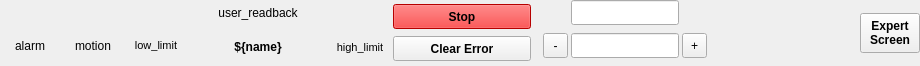
<?xml version="1.0" encoding="UTF-8"?>
<ui version="4.0">
 <class>Form</class>
 <widget class="QWidget" name="Form">
  <property name="geometry">
   <rect>
    <x>0</x>
    <y>0</y>
    <width>920</width>
    <height>66</height>
   </rect>
  </property>
  <property name="sizePolicy">
   <sizepolicy hsizetype="Preferred" vsizetype="Maximum">
    <horstretch>0</horstretch>
    <verstretch>0</verstretch>
   </sizepolicy>
  </property>
  <property name="minimumSize">
   <size>
    <width>0</width>
    <height>0</height>
   </size>
  </property>
  <property name="windowTitle">
   <string>Form</string>
  </property>
  <property name="styleSheet">
   <string notr="true"/>
  </property>
  <layout class="QHBoxLayout" name="horizontalLayout">
   <property name="spacing">
    <number>3</number>
   </property>
   <property name="leftMargin">
    <number>0</number>
   </property>
   <property name="topMargin">
    <number>0</number>
   </property>
   <property name="rightMargin">
    <number>0</number>
   </property>
   <property name="bottomMargin">
    <number>0</number>
   </property>
   <item>
    <layout class="QVBoxLayout" name="alarm_layout">
     <property name="spacing">
      <number>0</number>
     </property>
     <property name="topMargin">
      <number>0</number>
     </property>
     <item alignment="Qt::AlignHCenter">
      <widget class="TyphosAlarmCircle" name="alarm_circle">
       <property name="minimumSize">
        <size>
         <width>25</width>
         <height>25</height>
        </size>
       </property>
       <property name="maximumSize">
        <size>
         <width>25</width>
         <height>25</height>
        </size>
       </property>
       <property name="toolTip">
        <string/>
       </property>
       <property name="penWidth" stdset="0">
        <double>1.000000000000000</double>
       </property>
      </widget>
     </item>
     <item alignment="Qt::AlignHCenter">
      <widget class="QLabel" name="alarm_label">
       <property name="minimumSize">
        <size>
         <width>60</width>
         <height>0</height>
        </size>
       </property>
       <property name="text">
        <string>alarm</string>
       </property>
       <property name="alignment">
        <set>Qt::AlignCenter</set>
       </property>
       <property name="wordWrap">
        <bool>true</bool>
       </property>
      </widget>
     </item>
    </layout>
   </item>
   <item>
    <layout class="QVBoxLayout" name="moving_indicator_layout">
     <property name="spacing">
      <number>0</number>
     </property>
     <property name="topMargin">
      <number>0</number>
     </property>
     <item alignment="Qt::AlignHCenter">
      <widget class="PyDMByteIndicator" name="moving_indicator">
       <property name="sizePolicy">
        <sizepolicy hsizetype="Preferred" vsizetype="Preferred">
         <horstretch>0</horstretch>
         <verstretch>0</verstretch>
        </sizepolicy>
       </property>
       <property name="minimumSize">
        <size>
         <width>25</width>
         <height>25</height>
        </size>
       </property>
       <property name="maximumSize">
        <size>
         <width>25</width>
         <height>25</height>
        </size>
       </property>
       <property name="toolTip">
        <string/>
       </property>
       <property name="whatsThis">
        <string>
    Widget for graphical representation of bits from an integer number
    with support for Channels and more from PyDM

    Parameters
    ----------
    parent : QWidget
        The parent widget for the Label
    init_channel : str, optional
        The channel to be used by the widget.
    </string>
       </property>
       <property name="alarmSensitiveContent" stdset="0">
        <bool>false</bool>
       </property>
       <property name="onColor" stdset="0">
        <color>
         <red>20</red>
         <green>100</green>
         <blue>239</blue>
        </color>
       </property>
       <property name="offColor" stdset="0">
        <color>
         <red>60</red>
         <green>60</green>
         <blue>60</blue>
        </color>
       </property>
       <property name="showLabels" stdset="0">
        <bool>false</bool>
       </property>
       <property name="circles" stdset="0">
        <bool>true</bool>
       </property>
      </widget>
     </item>
     <item>
      <widget class="QLabel" name="moving_indicator_label">
       <property name="minimumSize">
        <size>
         <width>60</width>
         <height>0</height>
        </size>
       </property>
       <property name="text">
        <string>motion</string>
       </property>
       <property name="alignment">
        <set>Qt::AlignCenter</set>
       </property>
       <property name="wordWrap">
        <bool>true</bool>
       </property>
      </widget>
     </item>
    </layout>
   </item>
   <item>
    <layout class="QVBoxLayout" name="low_limit_layout">
     <property name="spacing">
      <number>0</number>
     </property>
     <property name="topMargin">
      <number>0</number>
     </property>
     <item alignment="Qt::AlignHCenter">
      <widget class="PyDMByteIndicator" name="low_limit_switch">
       <property name="sizePolicy">
        <sizepolicy hsizetype="Preferred" vsizetype="Preferred">
         <horstretch>0</horstretch>
         <verstretch>0</verstretch>
        </sizepolicy>
       </property>
       <property name="minimumSize">
        <size>
         <width>25</width>
         <height>25</height>
        </size>
       </property>
       <property name="maximumSize">
        <size>
         <width>25</width>
         <height>25</height>
        </size>
       </property>
       <property name="toolTip">
        <string/>
       </property>
       <property name="whatsThis">
        <string>
    Widget for graphical representation of bits from an integer number
    with support for Channels and more from PyDM

    Parameters
    ----------
    parent : QWidget
        The parent widget for the Label
    init_channel : str, optional
        The channel to be used by the widget.
    </string>
       </property>
       <property name="onColor" stdset="0">
        <color>
         <red>239</red>
         <green>246</green>
         <blue>20</blue>
        </color>
       </property>
       <property name="offColor" stdset="0">
        <color>
         <red>178</red>
         <green>188</green>
         <blue>17</blue>
        </color>
       </property>
       <property name="showLabels" stdset="0">
        <bool>false</bool>
       </property>
       <property name="circles" stdset="0">
        <bool>true</bool>
       </property>
      </widget>
     </item>
     <item alignment="Qt::AlignHCenter">
      <widget class="PyDMLabel" name="low_limit">
       <property name="minimumSize">
        <size>
         <width>60</width>
         <height>0</height>
        </size>
       </property>
       <property name="font">
        <font>
         <pointsize>8</pointsize>
        </font>
       </property>
       <property name="toolTip">
        <string/>
       </property>
       <property name="styleSheet">
        <string notr="true">font-size: 8pt; background-color: None; color: None;</string>
       </property>
       <property name="text">
        <string>low_limit</string>
       </property>
       <property name="alignment">
        <set>Qt::AlignCenter</set>
       </property>
      </widget>
     </item>
    </layout>
   </item>
   <item>
    <layout class="QVBoxLayout" name="verticalLayout_2">
     <item>
      <widget class="PyDMLabel" name="user_readback">
       <property name="sizePolicy">
        <sizepolicy hsizetype="Expanding" vsizetype="Fixed">
         <horstretch>0</horstretch>
         <verstretch>0</verstretch>
        </sizepolicy>
       </property>
       <property name="minimumSize">
        <size>
         <width>0</width>
         <height>25</height>
        </size>
       </property>
       <property name="toolTip">
        <string/>
       </property>
       <property name="whatsThis">
        <string/>
       </property>
       <property name="styleSheet">
        <string notr="true"/>
       </property>
       <property name="text">
        <string>user_readback</string>
       </property>
       <property name="alignment">
        <set>Qt::AlignCenter</set>
       </property>
       <property name="showUnits" stdset="0">
        <bool>true</bool>
       </property>
      </widget>
     </item>
     <item>
      <widget class="QLabel" name="device_name_label">
       <property name="font">
        <font>
         <weight>75</weight>
         <bold>true</bold>
        </font>
       </property>
       <property name="text">
        <string>${name}</string>
       </property>
       <property name="alignment">
        <set>Qt::AlignCenter</set>
       </property>
      </widget>
     </item>
    </layout>
   </item>
   <item>
    <layout class="QVBoxLayout" name="high_limit_layout">
     <property name="topMargin">
      <number>0</number>
     </property>
     <item alignment="Qt::AlignHCenter">
      <widget class="PyDMByteIndicator" name="high_limit_switch">
       <property name="minimumSize">
        <size>
         <width>25</width>
         <height>25</height>
        </size>
       </property>
       <property name="maximumSize">
        <size>
         <width>25</width>
         <height>25</height>
        </size>
       </property>
       <property name="toolTip">
        <string/>
       </property>
       <property name="whatsThis">
        <string>
    Widget for graphical representation of bits from an integer number
    with support for Channels and more from PyDM

    Parameters
    ----------
    parent : QWidget
        The parent widget for the Label
    init_channel : str, optional
        The channel to be used by the widget.
    </string>
       </property>
       <property name="styleSheet">
        <string notr="true">margin: 0px;</string>
       </property>
       <property name="onColor" stdset="0">
        <color>
         <red>239</red>
         <green>246</green>
         <blue>20</blue>
        </color>
       </property>
       <property name="offColor" stdset="0">
        <color>
         <red>178</red>
         <green>188</green>
         <blue>17</blue>
        </color>
       </property>
       <property name="orientation" stdset="0">
        <enum>Qt::Vertical</enum>
       </property>
       <property name="showLabels" stdset="0">
        <bool>false</bool>
       </property>
       <property name="circles" stdset="0">
        <bool>true</bool>
       </property>
       <property name="shift" stdset="0">
        <number>0</number>
       </property>
      </widget>
     </item>
     <item>
      <widget class="PyDMLabel" name="high_limit">
       <property name="minimumSize">
        <size>
         <width>60</width>
         <height>0</height>
        </size>
       </property>
       <property name="font">
        <font>
         <pointsize>8</pointsize>
        </font>
       </property>
       <property name="toolTip">
        <string/>
       </property>
       <property name="styleSheet">
        <string notr="true">font-size: 8pt; background-color: None; color: None;</string>
       </property>
       <property name="text">
        <string>high_limit</string>
       </property>
       <property name="alignment">
        <set>Qt::AlignCenter</set>
       </property>
      </widget>
     </item>
    </layout>
   </item>
   <item>
    <layout class="QVBoxLayout" name="verticalLayout">
     <item>
      <widget class="QPushButton" name="stop_button">
       <property name="sizePolicy">
        <sizepolicy hsizetype="Expanding" vsizetype="Maximum">
         <horstretch>0</horstretch>
         <verstretch>0</verstretch>
        </sizepolicy>
       </property>
       <property name="minimumSize">
        <size>
         <width>50</width>
         <height>25</height>
        </size>
       </property>
       <property name="font">
        <font>
         <weight>75</weight>
         <bold>true</bold>
        </font>
       </property>
       <property name="styleSheet">
        <string notr="true">padding: 2px; margin: 0px; background-color: red</string>
       </property>
       <property name="text">
        <string>Stop</string>
       </property>
       <property name="autoDefault">
        <bool>false</bool>
       </property>
       <property name="default">
        <bool>false</bool>
       </property>
       <property name="flat">
        <bool>false</bool>
       </property>
      </widget>
     </item>
     <item>
      <widget class="QPushButton" name="clear_error_button">
       <property name="minimumSize">
        <size>
         <width>60</width>
         <height>25</height>
        </size>
       </property>
       <property name="maximumSize">
        <size>
         <width>16777215</width>
         <height>16777215</height>
        </size>
       </property>
       <property name="font">
        <font>
         <weight>75</weight>
         <bold>true</bold>
        </font>
       </property>
       <property name="toolTip">
        <string/>
       </property>
       <property name="styleSheet">
        <string notr="true"/>
       </property>
       <property name="text">
        <string>Clear Error</string>
       </property>
      </widget>
     </item>
    </layout>
   </item>
   <item>
    <layout class="QVBoxLayout" name="setpoint_layout">
     <property name="spacing">
      <number>0</number>
     </property>
     <item alignment="Qt::AlignHCenter">
      <widget class="PyDMLineEdit" name="user_setpoint">
       <property name="sizePolicy">
        <sizepolicy hsizetype="Expanding" vsizetype="Fixed">
         <horstretch>0</horstretch>
         <verstretch>0</verstretch>
        </sizepolicy>
       </property>
       <property name="maximumSize">
        <size>
         <width>200</width>
         <height>25</height>
        </size>
       </property>
       <property name="toolTip">
        <string/>
       </property>
      </widget>
     </item>
     <item alignment="Qt::AlignVCenter">
      <widget class="QWidget" name="tweak_widget" native="true">
       <layout class="QHBoxLayout" name="tweak_layout" stretch="0,0,0">
        <property name="spacing">
         <number>3</number>
        </property>
        <property name="topMargin">
         <number>1</number>
        </property>
        <property name="bottomMargin">
         <number>1</number>
        </property>
        <item>
         <widget class="QToolButton" name="tweak_negative">
          <property name="minimumSize">
           <size>
            <width>25</width>
            <height>25</height>
           </size>
          </property>
          <property name="text">
           <string>-</string>
          </property>
         </widget>
        </item>
        <item>
         <widget class="QLineEdit" name="tweak_value">
          <property name="minimumSize">
           <size>
            <width>60</width>
            <height>25</height>
           </size>
          </property>
          <property name="maximumSize">
           <size>
            <width>200</width>
            <height>16777215</height>
           </size>
          </property>
          <property name="alignment">
           <set>Qt::AlignCenter</set>
          </property>
         </widget>
        </item>
        <item>
         <widget class="QToolButton" name="tweak_positive">
          <property name="minimumSize">
           <size>
            <width>25</width>
            <height>25</height>
           </size>
          </property>
          <property name="text">
           <string>+</string>
          </property>
         </widget>
        </item>
       </layout>
      </widget>
     </item>
    </layout>
   </item>
   <item>
    <layout class="QVBoxLayout" name="status_text_layout">
     <item>
      <widget class="QLabel" name="status_label">
       <property name="sizePolicy">
        <sizepolicy hsizetype="Expanding" vsizetype="Preferred">
         <horstretch>0</horstretch>
         <verstretch>0</verstretch>
        </sizepolicy>
       </property>
       <property name="text">
        <string/>
       </property>
       <property name="wordWrap">
        <bool>true</bool>
       </property>
      </widget>
     </item>
     <item>
      <widget class="PyDMLabel" name="error_label">
       <property name="sizePolicy">
        <sizepolicy hsizetype="Expanding" vsizetype="Preferred">
         <horstretch>0</horstretch>
         <verstretch>0</verstretch>
        </sizepolicy>
       </property>
       <property name="toolTip">
        <string/>
       </property>
       <property name="text">
        <string/>
       </property>
       <property name="wordWrap">
        <bool>true</bool>
       </property>
       <property name="displayFormat" stdset="0">
        <enum>PyDMLabel::String</enum>
       </property>
      </widget>
     </item>
    </layout>
   </item>
   <item>
    <widget class="TyphosRelatedSuiteButton" name="expert_button">
     <property name="minimumSize">
      <size>
       <width>60</width>
       <height>40</height>
      </size>
     </property>
     <property name="maximumSize">
      <size>
       <width>60</width>
       <height>40</height>
      </size>
     </property>
     <property name="font">
      <font>
       <weight>75</weight>
       <bold>true</bold>
      </font>
     </property>
     <property name="toolTip">
      <string/>
     </property>
     <property name="styleSheet">
      <string notr="true"/>
     </property>
     <property name="text">
      <string>Expert
Screen</string>
     </property>
    </widget>
   </item>
  </layout>
 </widget>
 <customwidgets>
  <customwidget>
   <class>PyDMLabel</class>
   <extends>QLabel</extends>
   <header>pydm.widgets.label</header>
  </customwidget>
  <customwidget>
   <class>PyDMByteIndicator</class>
   <extends>QWidget</extends>
   <header>pydm.widgets.byte</header>
  </customwidget>
  <customwidget>
   <class>PyDMLineEdit</class>
   <extends>QLineEdit</extends>
   <header>pydm.widgets.line_edit</header>
  </customwidget>
  <customwidget>
   <class>TyphosAlarmCircle</class>
   <extends>QWidget</extends>
   <header>typhos.alarm</header>
  </customwidget>
  <customwidget>
   <class>TyphosRelatedSuiteButton</class>
   <extends>QPushButton</extends>
   <header>typhos.related_display</header>
  </customwidget>
 </customwidgets>
 <resources/>
 <connections/>
</ui>
